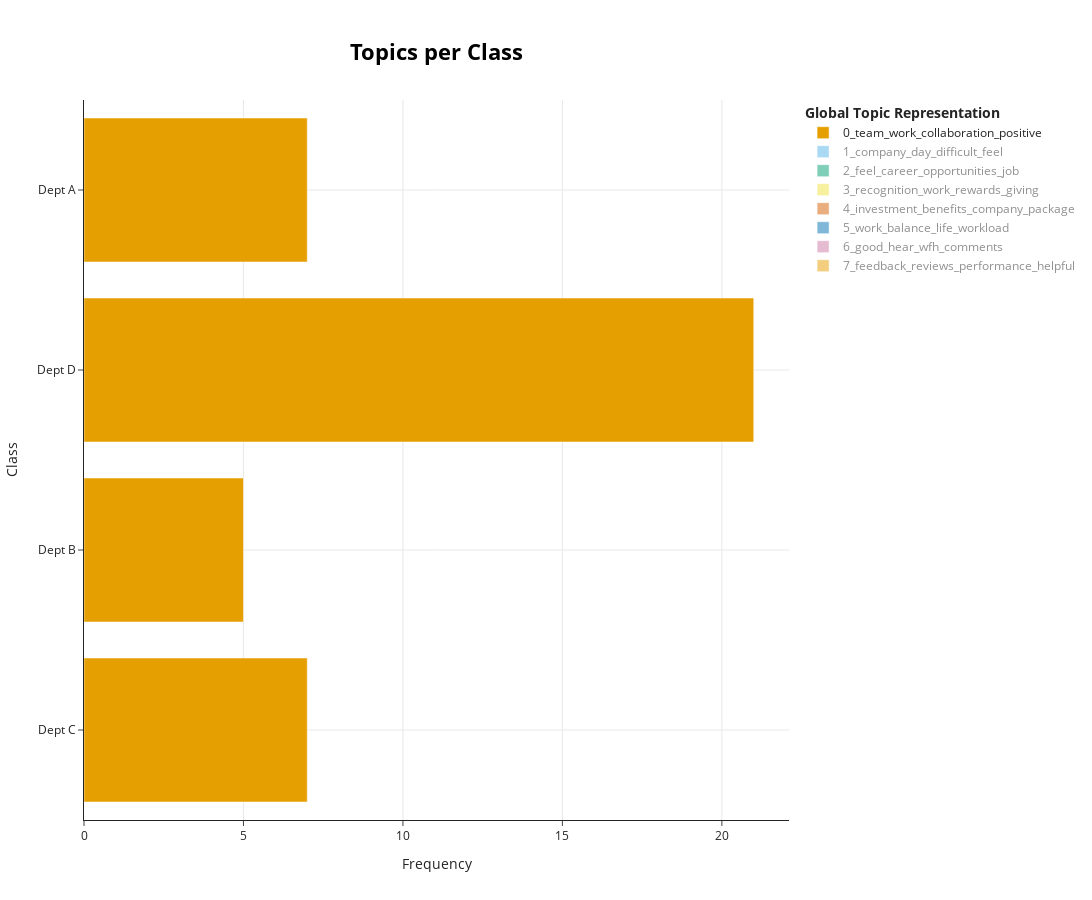

The cell this chart's notebook holds for it:
### Code cell
topics_per_class = topic_model.topics_per_class(docs, 
    classes=data.department)

topic_model.visualize_topics_per_class(topics_per_class, top_n_topics=10)

### Figure 1 — Plotly figure (JSON) as saved in the notebook; plotly's stock layout.template omitted (floating-point values rounded to 4 significant figures)
{"data": [{"hoverinfo": "text", "hovertext": ["<b>Topic 0</b><br>Words: work, underrepresented, having, groups, create", "<b>Topic 0</b><br>Words: emphasis, sense, inclusive, foster, positive", "<b>Topic 0</b><br>Words: team, members, collaboration, knowledge, shared", "<b>Topic 0</b><br>Words: allowing, culture, work, need, makes"], "marker": {"color": "#E69F00"}, "name": "0_team_work_collaboration_positive", "orientation": "h", "type": "bar", "visible": true, "x": [7, 5, 21, 7], "y": ["Dept C", "Dept B", "Dept D", "Dept A"]}, {"hoverinfo": "text", "hovertext": ["<b>Topic 1</b><br>Words: company, difficult, feel, day, lack", "<b>Topic 1</b><br>Words: expectations, company, finds, deliverables, postpone", "<b>Topic 1</b><br>Words: future, day, planning, strategic, orientation", "<b>Topic 1</b><br>Words: acknowledging, day, leaders, mistakes, concerns"], "marker": {"color": "#56B4E9"}, "name": "1_company_day_difficult_feel", "orientation": "h", "type": "bar", "visible": "legendonly", "x": [15, 2, 1, 5], "y": ["Dept C", "Dept B", "Dept D", "Dept A"]}, {"hoverinfo": "text", "hovertext": ["<b>Topic 2</b><br>Words: career, plus, growth, opportunities, feel", "<b>Topic 2</b><br>Words: decisions, want, guidance, employees, feel", "<b>Topic 2</b><br>Words: job, help, organizational, tapping, mission", "<b>Topic 2</b><br>Words: ve, responsibility, skills, development, professional"], "marker": {"color": "#009E73"}, "name": "2_feel_career_opportunities_job", "orientation": "h", "type": "bar", "visible": "legendonly", "x": [18, 1, 2, 3], "y": ["Dept C", "Dept B", "Dept D", "Dept A"]}, {"hoverinfo": "text", "hovertext": ["<b>Topic 3</b><br>Words: recognition, work, incentives, rewards, transparent", "<b>Topic 3</b><br>Words: empowers, expertise, recognized, results, contributions", "<b>Topic 3</b><br>Words: giving, questions, recognition, rewards, incentives"], "marker": {"color": "#F0E442"}, "name": "3_recognition_work_rewards_giving", "orientation": "h", "type": "bar", "visible": "legendonly", "x": [9, 2, 4], "y": ["Dept C", "Dept D", "Dept A"]}, {"hoverinfo": "text", "hovertext": ["<b>Topic 4</b><br>Words: investment, benefits, remote, technology, company", "<b>Topic 4</b><br>Words: like, investment, relook, genuine, pool", "<b>Topic 4</b><br>Words: benefits, package, investment, competitive, health"], "marker": {"color": "#D55E00"}, "name": "4_investment_benefits_company_package", "orientation": "h", "type": "bar", "visible": "legendonly", "x": [7, 2, 4], "y": ["Dept C", "Dept B", "Dept A"]}, {"hoverinfo": "text", "hovertext": ["<b>Topic 5</b><br>Words: balance, work, life, workload, home", "<b>Topic 5</b><br>Words: work, balance, life, workload, hours", "<b>Topic 5</b><br>Words: work, workload, balance, life, hours"], "marker": {"color": "#0072B2"}, "name": "5_work_balance_life_workload", "orientation": "h", "type": "bar", "visible": "legendonly", "x": [7, 1, 2], "y": ["Dept C", "Dept D", "Dept A"]}, {"hoverinfo": "text", "hovertext": ["<b>Topic 6</b><br>Words: hear, comments, good, wfh, ", "<b>Topic 6</b><br>Words: good, hear, comments, wfh, ", "<b>Topic 6</b><br>Words: wfh, good, hear, comments, "], "marker": {"color": "#CC79A7"}, "name": "6_good_hear_wfh_comments", "orientation": "h", "type": "bar", "visible": "legendonly", "x": [4, 3, 5], "y": ["Dept C", "Dept B", "Dept A"]}, {"hoverinfo": "text", "hovertext": ["<b>Topic 7</b><br>Words: feedback, receive, helpful, reviews, performance", "<b>Topic 7</b><br>Words: flows, criticism, feedback, seen, suggestions", "<b>Topic 7</b><br>Words: feedback, reviews, performance, approach, helpful"], "marker": {"color": "#E69F00"}, "name": "7_feedback_reviews_performance_helpful", "orientation": "h", "type": "bar", "visible": "legendonly", "x": [2, 1, 4], "y": ["Dept C", "Dept D", "Dept A"]}], "layout": {"height": 900, "hoverlabel": {"bgcolor": "white", "font": {"family": "Rockwell", "size": 16}}, "legend": {"title": {"text": "<b>Global Topic Representation"}}, "title": {"font": {"color": "Black", "size": 22}, "text": "<b>Topics per Class</b>", "x": 0.4, "xanchor": "center", "y": 0.95, "yanchor": "top"}, "width": 1250, "xaxis": {"showgrid": true, "title": {"text": "Frequency"}}, "yaxis": {"showgrid": true, "title": {"text": "Class"}}}}
